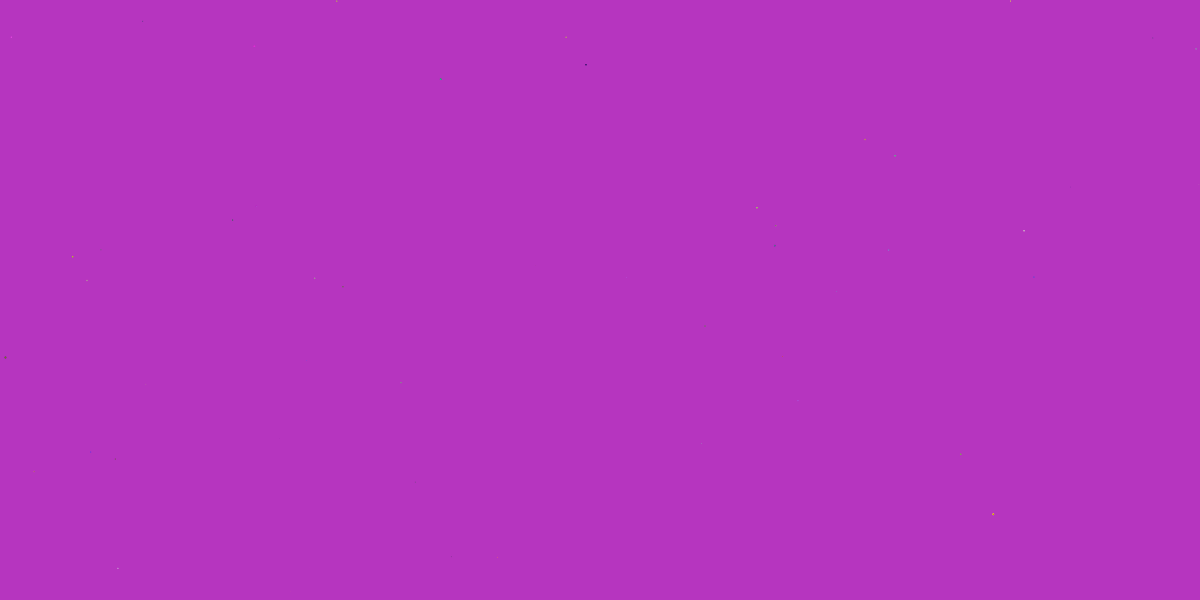
Frame 1 (no input)
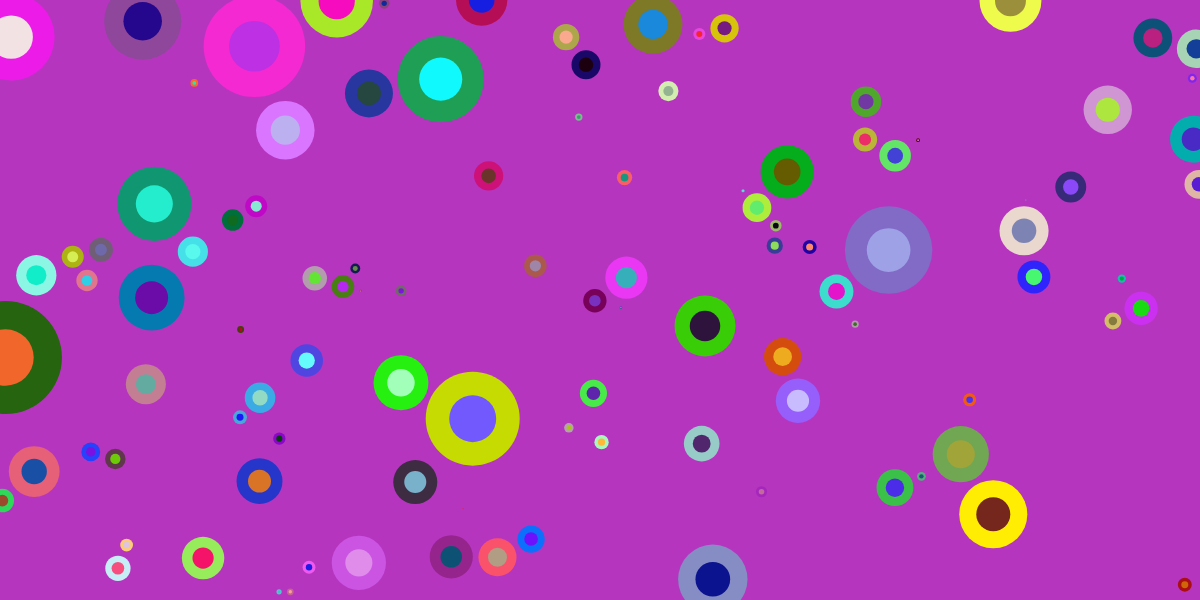
Frame 60 (no input)
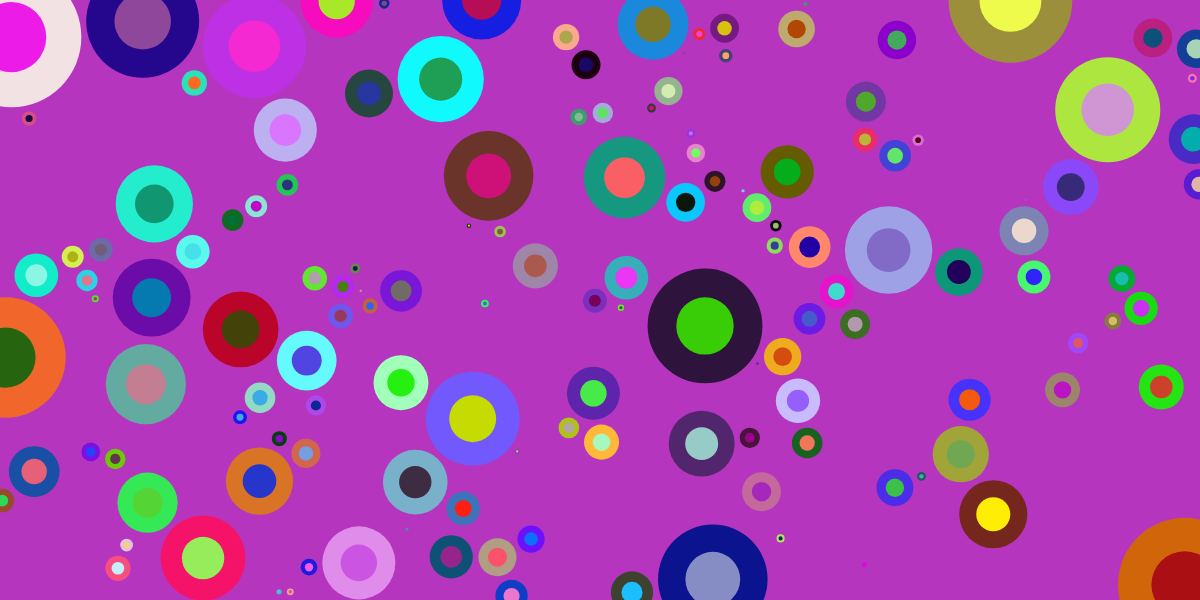
Frame 120 (the mouse pressed at the canvas centre since frame 60)

The p5.js sketch that drew these frames (run headless with seeded random() and noise() and a simulated clock; from frame 60 on, the mouse is pressed at the canvas centre):

// p5.js sketch
// ── sketch.js
let lista = [];
let cantidad = 50;
let backgroundColor;

function setup() {
  createCanvas(1200, 600);


  backgroundColor = color(random(255), random(255), random(255));

  for (let i = 0; i < cantidad; i++) {
    let unCirculo = new Circulo();
    lista.push(unCirculo);
  }
}

function draw() {
  background(backgroundColor);
  fill(0);

  let nuevo = new Circulo();
  let estaLibre = true;
  for (let i = 0; i < lista.length; i++) {
    let este = lista[i];
    if (este.seVaAChocarCon(nuevo)) {
      estaLibre = false;
    }
  }
  if (estaLibre) {
    lista.push(nuevo);
  }

  for (let i = 0; i < lista.length; i++) {
    let este = lista[i];
    let tieneLugar = true;

    for (let j = 0; j < lista.length; j++) {
      if (i != j) {
        let otro = lista[j];
        if (este.seVaAChocarCon(otro)) {
          tieneLugar = false;
        }
      }
    }

    if (tieneLugar) {
      este.crecer();
    }
    este.dibujar();
  }
}

function mousePressed() {
  for (let i = 0; i < lista.length; i++) {
    lista[i].intercambiarColores();
  }
}

let margen = 5;
let grosor = 30;

class Circulo {
  constructor() {
    this.x = random(width);
    this.y = random(height);
    this.r = 0;
    this.c = random(0.1, 1);
    this.rColor = random(255);
    this.gColor = random(255);
    this.bColor = random(255);
    this.innerRColor = random(255);
    this.innerGColor = random(255);
    this.innerBColor = random(255);
  }

  crecer() {
    this.r += this.c;
  }

  dibujar() {
    noStroke();
    
    fill(this.rColor, this.gColor, this.bColor);
    ellipse(this.x, this.y, this.r * 2, this.r * 2);
    
    fill(this.innerRColor, this.innerGColor, this.innerBColor);
    ellipse(this.x, this.y, this.r, this.r);
  }

  seVaAChocarCon(otro) {
    return dist(this.x, this.y, otro.x, otro.y) < this.r + this.c + otro.r + otro.c + margen;
  }

  intercambiarColores() {
    let tempRColor = this.rColor;
    let tempGColor = this.gColor;
    let tempBColor = this.bColor;

    this.rColor = this.innerRColor;
    this.gColor = this.innerGColor;
    this.bColor = this.innerBColor;

    this.innerRColor = tempRColor;
    this.innerGColor = tempGColor;
    this.innerBColor = tempBColor;

    if (this.rColor === this.innerRColor && this.gColor === this.innerGColor && this.bColor === this.innerBColor) {
      this.innerRColor = (this.innerRColor + 128) % 255;
      this.innerGColor = (this.innerGColor + 128) % 255;
      this.innerBColor = (this.innerBColor + 128) % 255;
    }
  }
}

// ── estilos.css
html, body {
    margin: 0;
    padding: 0;
  }
  
